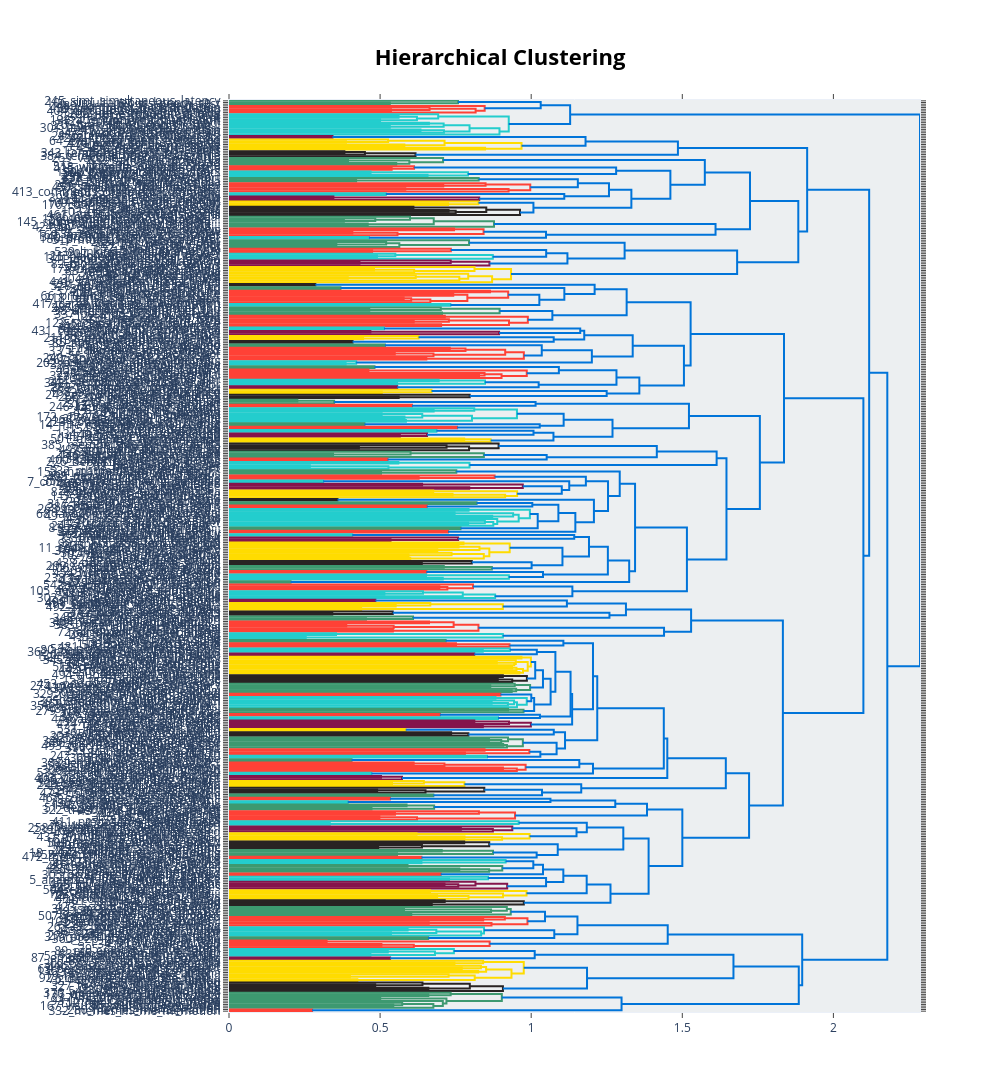

Notebook source saved alongside this figure:
### Code cell
# Visualize barchart with ranked keywords
topic_model.visualize_barchart()

# Visualize relationships between topics
topic_model.visualize_heatmap(n_clusters=30)

# Visualize the potential hierarchical structure of topics
topic_model.visualize_hierarchy()
